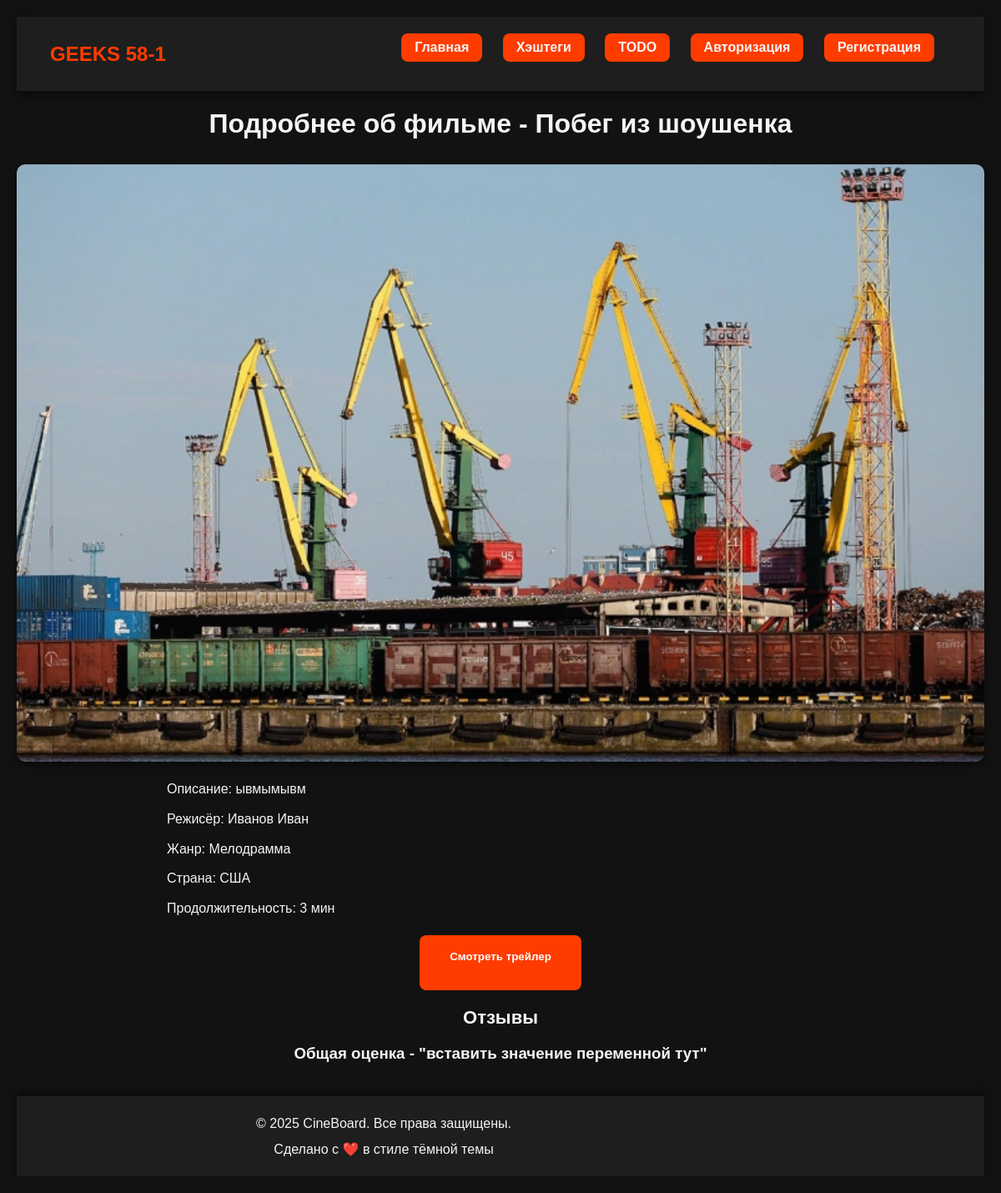
Page /film_list/5/ on the committed database.
### tvShow/models.py (models this page shows, shortened)
class Film(models.Model):
    GENRE = (
        ('Фантастика', 'Фантастика'),
        ('Ужасы', 'Ужасы'),
        ('Мелодрамма', 'Мелодрамма'),
        ('Боевик', 'Боевик')
    )
    title = models.CharField(max_length=100, verbose_name='введите название фильма')
    image = models.ImageField(upload_to='films/', verbose_name='загрузите фото')
    description = models.TextField(verbose_name='Укажите описание фильма')
    director = models.CharField(max_length=100, verbose_name='укажите режисера',
                                default='Иванов Иван')
    genre = models.CharField(max_length=100, choices=GENRE, verbose_name='Укажите жанр')
    country = models.CharField(max_length=100, default='США',  verbose_name='укажите страну')
    duration = models.PositiveIntegerField(verbose_name="укажите продолжительность фильма",
                                           default=3)
    trailer = models.URLField(verbose_name='вставьте ссылку на трейлер')
    created_at = models.DateTimeField(auto_now_add=True, null=True)
    class Meta:
        verbose_name = 'Фильм'
        verbose_name_plural = 'Фильмы'

### tvShow/views.py (the view)
# urls.py: path('film_list/<int:id>/', views.FilmDetailView.as_view(), name='film_detail'),
class FilmDetailView(generic.DetailView):
    template_name = 'tvShow/film_detail.html'
    model = models.Film
    pk_url_kwarg = 'id'
    context_object_name = 'film_id'

### templates/tvShow/film_detail.html (shortened to what this page needs)
{% load static %}
<!DOCTYPE html>
<html lang="ru">
<head>
    <link rel="stylesheet" href="{% static 'css/style.css' %}">
</head>
<body>
    {% include 'header.html' %}
    <h1>Подробнее об фильме - {{ film_id.title }}</h1>
    <img src="{{ film_id.image.url }}" alt="" width="450" height="400">
    <p>Описание: {{ film_id.description }}</p>
    <p>Режисёр: {{ film_id.director }}</p>
    <p>Жанр: {{ film_id.genre }}</p>
    <p>Страна: {{ film_id.country }}</p>
    <p>Продолжительность: {{ film_id.duration }} мин</p>
    <button><a target="_blank" href="{{ film_id.trailer }}">Смотреть трейлер</a></button>
    <h2>Отзывы</h2>
    <h3>Общая оценка - "вставить значение переменной тут"</h3>
    {% include 'footer.html' %}
</body>
</html>

### static/css/style.css (style rules this page uses)
body { font-family: Arial, sans-serif; background-color: #121212; color: #f5f5f5; margin: 0; padding: 20px; }
h1 { text-align: center; margin-bottom: 30px; }
img { width: 100%; height: 380px; object-fit: cover; }
h2 { margin: 10px 0; font-size: 22px; }
a { display: inline-block; background-color: #ff3c00; color: white; text-decoration: none; padding: 8px 16px; border-radius: 8px; margin-bottom: 15px; transition: background-color 0.3s; }
h1, h2, h3 { text-align: center; }
img { display: block; margin: 20px auto; max-width: 100%; height: auto; border-radius: 10px; box-shadow: 0 4px 10px rgba(0,0,0,0.5); }
p { max-width: 800px; margin: 10px auto; line-height: 1.6; }
button { display: block; margin: 20px auto; padding: 10px 20px; background-color: #ff3c00; border: none; border-radius: 8px; transition: background-color 0.3s; }
button a { color: white; text-decoration: none; font-weight: bold; }

### rows in the picture
Film: title "Побег из шоушенка", image (picture), description "ывмымывм", director "Иванов Иван", genre "Мелодрамма", country "США", duration "3"
